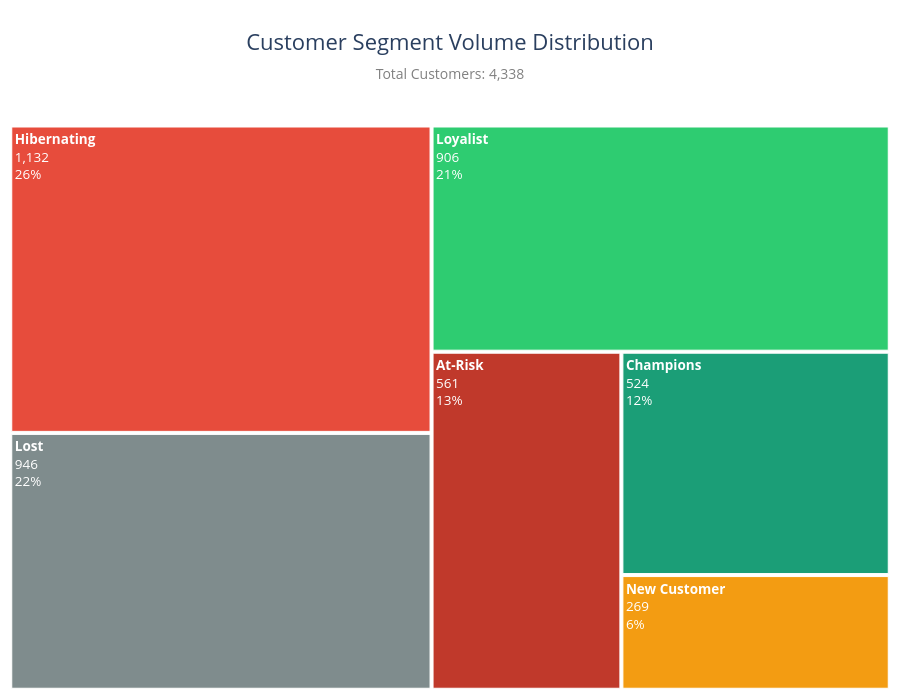

Notebook source saved alongside this figure:
### Code cell
fig = px.treemap(
    df,
    path=['Segment'],
    values='Count',
    title='Customer Segment Distribution',
    color='Segment',
    color_discrete_map=color_map,
    template='plotly_white'
)

fig.update_traces(
    texttemplate="<b>%{label}</b><br>%{value:,}<br>%{percentRoot:.0%}",
    hovertemplate=None,
    hoverinfo="skip",
    textfont=dict(color="white", size=13.5)
)

fig.update_layout(
    title={
        'text': f"Customer Segment Volume Distribution<br><span style='font-size:14px; color:gray;'>Total Customers: {total_customers:,}</span>",
        'x': 0.5,
        'xanchor': 'center',
        'font': dict(size=22)},
    width=900,
    height=700,
    margin=dict(t=100, l=5, r=5, b=5),
)

fig.show()

### Figure 1 — Plotly figure (JSON) as saved in the notebook; plotly's stock layout.template omitted (floating-point values rounded to 4 significant figures)
{"data": [{"branchvalues": "total", "customdata": [["At-Risk"], ["Champions"], ["Hibernating"], ["Lost"], ["Loyalist"], ["New Customer"]], "domain": {"x": [0, 1], "y": [0, 1]}, "hoverinfo": "skip", "ids": ["At-Risk", "Champions", "Hibernating", "Lost", "Loyalist", "New Customer"], "labels": ["At-Risk", "Champions", "Hibernating", "Lost", "Loyalist", "New Customer"], "marker": {"colors": ["#C0392B", "#1B9E77", "#E74C3C", "#7F8C8D", "#2ECC71", "#F39C12"]}, "name": "", "parents": ["", "", "", "", "", ""], "textfont": {"color": "white", "size": 13.5}, "texttemplate": "<b>%{label}</b><br>%{value:,}<br>%{percentRoot:.0%}", "type": "treemap", "values": [561.0, 524.0, 1132.0, 946.0, 906.0, 269.0]}], "layout": {"height": 700, "legend": {"tracegroupgap": 0}, "margin": {"b": 5, "l": 5, "r": 5, "t": 100}, "title": {"font": {"size": 22}, "text": "Customer Segment Volume Distribution<br><span style='font-size:14px; color:gray;'>Total Customers: 4,338</span>", "x": 0.5, "xanchor": "center"}, "width": 900}}
